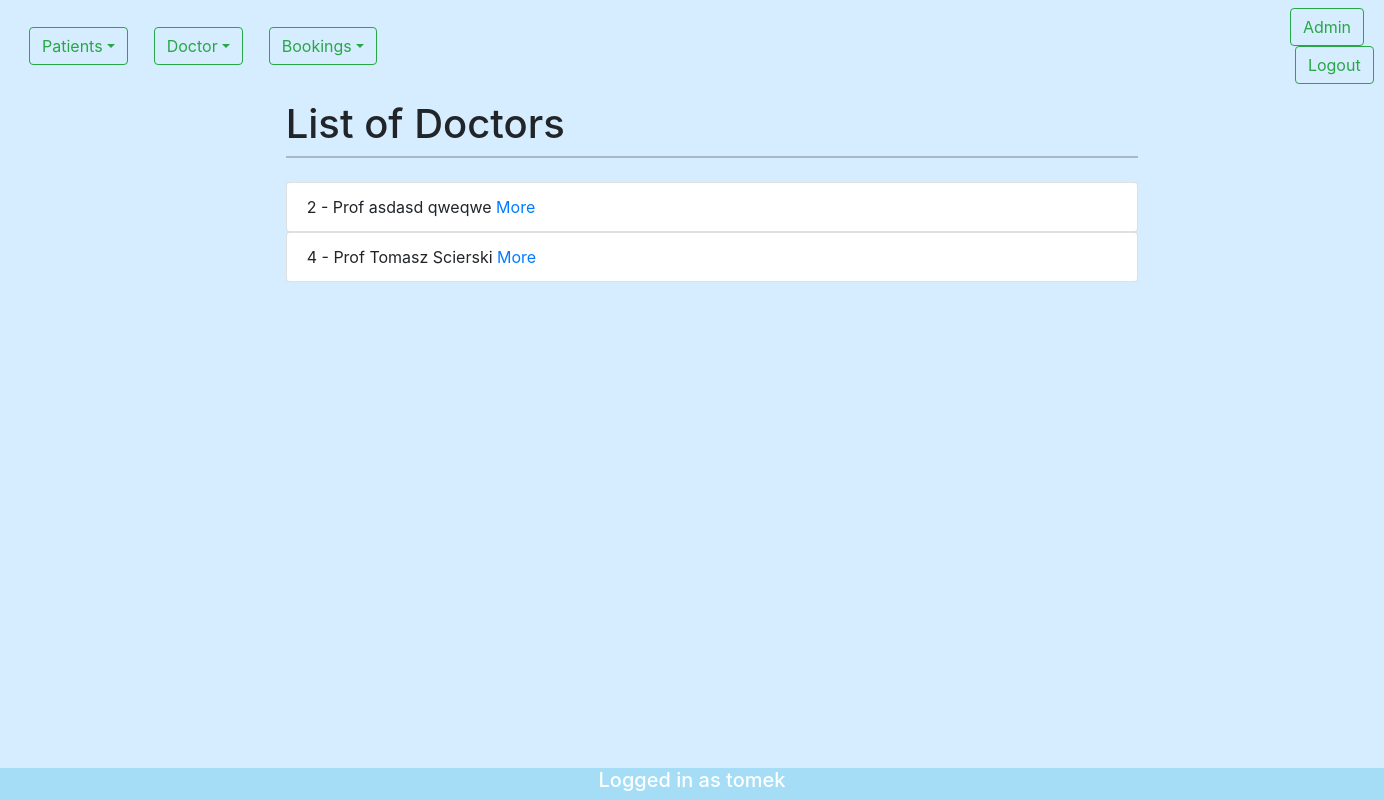
Before: /doctor/list/ (signed in) with the older database file.
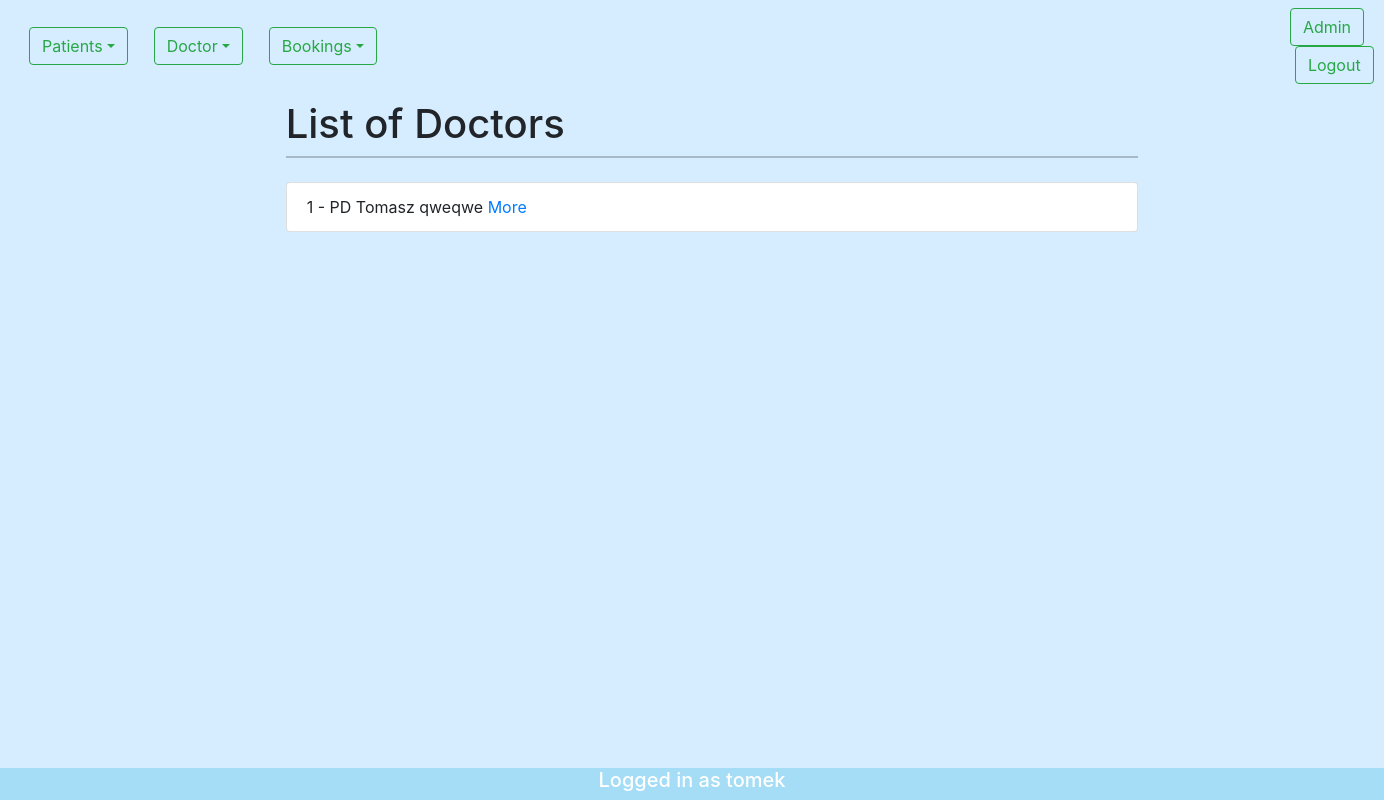
After: the same page with the newer database file.
### doctor/models.py (models this page shows, shortened)
class Doctor(models.Model):
    TITLE_CATEGORIES= (
        ('PhD','PhD Student'),
        ('PD','Postdoctoral'),
        ('HbD','Habilitated doctor'),
        ('Prof','Professor')
    )
    first_name   = models.CharField(max_length=20)
    last_name    =models.CharField(max_length=30)
    street       =models.CharField(max_length=30)
    city         =models.CharField(max_length=30)
    number       =models.PositiveIntegerField(default=100)
    phone_number =models.CharField(max_length=30)
    title = models.CharField(max_length=4,choices=TITLE_CATEGORIES)
    price_for_visit = models.PositiveIntegerField(default=100)
    def get_absolute_url(self):
        return reverse("doctor-detail", kwargs={"pk": self.pk})

### doctor/views.py (the view)
# urls.py: path('list/',doctor_list_view),
def doctor_list_view(request):
    queryset=Doctor.objects.all()
    context = {
        "content":queryset
    }
    return render(request,"doctor/doctor_list.html",context)

### templates/doctor/doctor_list.html (shortened to what this page needs)
{%extends 'base.html'%}
{%block intro%} List of Doctors {%endblock%}
{%block content%}
{%for instance in content%}
<ul class="list-group">
    <li class="list-group-item">{{instance.id}} - {{instance.title}} {{instance.first_name}} {{instance.last_name}} <a href="{{instance.get_absolute_url}}" >More</a></li>
</ul>
{%endfor%}
{%endblock%}

Changed rows visible on the page:
removed Doctor: id "2", title "Prof", first_name "asdasd", last_name "qweqwe"
removed Doctor: id "4", title "Prof", first_name "Tomasz", last_name "Scierski"
added Doctor: id "1", title "PD", first_name "Tomasz", last_name "qweqwe"
